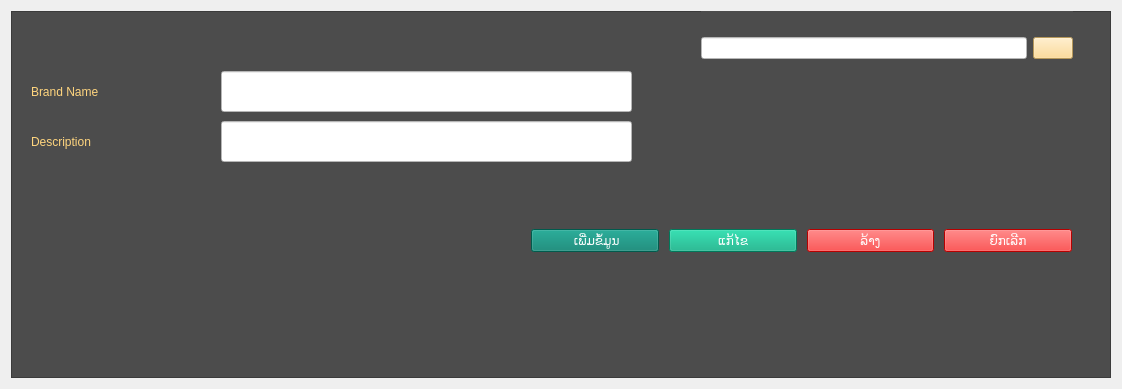
<?xml version="1.0" encoding="UTF-8"?>
<ui version="4.0">
 <class>frm_popup_brand</class>
 <widget class="QWidget" name="frm_popup_brand">
  <property name="geometry">
   <rect>
    <x>0</x>
    <y>0</y>
    <width>1122</width>
    <height>389</height>
   </rect>
  </property>
  <property name="windowTitle">
   <string>Form Brands</string>
  </property>
  <layout class="QGridLayout" name="gridLayout" rowstretch="2">
   <property name="horizontalSpacing">
    <number>7</number>
   </property>
   <property name="verticalSpacing">
    <number>0</number>
   </property>
   <item row="0" column="0">
    <widget class="QFrame" name="frame">
     <property name="styleSheet">
      <string notr="true">color: rgb(255, 213, 126);
background-color: rgb(202, 202, 202);
background-color: rgb(76, 76, 76);</string>
     </property>
     <property name="frameShape">
      <enum>QFrame::StyledPanel</enum>
     </property>
     <property name="frameShadow">
      <enum>QFrame::Raised</enum>
     </property>
     <widget class="QLabel" name="lbl_ID">
      <property name="geometry">
       <rect>
        <x>1150</x>
        <y>50</y>
        <width>61</width>
        <height>31</height>
       </rect>
      </property>
      <property name="styleSheet">
       <string notr="true">color: rgb(68, 80, 105);</string>
      </property>
      <property name="text">
       <string/>
      </property>
     </widget>
     <widget class="QWidget" name="widget" native="true">
      <property name="geometry">
       <rect>
        <x>690</x>
        <y>0</y>
        <width>372</width>
        <height>75</height>
       </rect>
      </property>
      <layout class="QHBoxLayout" name="horizontalLayout">
       <item>
        <widget class="QLineEdit" name="txt_search">
         <property name="styleSheet">
          <string notr="true">background-color: rgb(255, 255, 255);
font: 18pt &quot;Phetsarath OT&quot;;
color: rgb(0, 0, 0);</string>
         </property>
        </widget>
       </item>
       <item>
        <widget class="QPushButton" name="btn_search">
         <property name="styleSheet">
          <string notr="true">background-color: rgb(255, 213, 126);
color: rgb(0, 0, 0);
font: 18pt &quot;Phetsarath OT&quot;;</string>
         </property>
         <property name="text">
          <string/>
         </property>
         <property name="icon">
          <iconset>
           <normaloff>../../../Users/AlexP/PycharmProjects/pythonProject/PythonPOS/icon/search-alt-regular-60.png</normaloff>../../../Users/AlexP/PycharmProjects/pythonProject/PythonPOS/icon/search-alt-regular-60.png</iconset>
         </property>
         <property name="iconSize">
          <size>
           <width>40</width>
           <height>40</height>
          </size>
         </property>
        </widget>
       </item>
      </layout>
     </widget>
     <widget class="QLineEdit" name="txt_remark">
      <property name="geometry">
       <rect>
        <x>210</x>
        <y>110</y>
        <width>411</width>
        <height>41</height>
       </rect>
      </property>
      <property name="font">
       <font>
        <family>Phetsarath OT</family>
        <pointsize>12</pointsize>
        <weight>50</weight>
        <italic>false</italic>
        <bold>false</bold>
        <stylestrategy>PreferAntialias</stylestrategy>
       </font>
      </property>
      <property name="layoutDirection">
       <enum>Qt::RightToLeft</enum>
      </property>
      <property name="styleSheet">
       <string notr="true">background-color: rgb(255, 255, 255);
color: rgb(0, 0, 0);
font: 12pt &quot;Phetsarath OT&quot;;</string>
      </property>
      <property name="text">
       <string/>
      </property>
      <property name="dragEnabled">
       <bool>false</bool>
      </property>
      <property name="placeholderText">
       <string/>
      </property>
      <property name="cursorMoveStyle">
       <enum>Qt::LogicalMoveStyle</enum>
      </property>
     </widget>
     <widget class="QLabel" name="label_18">
      <property name="geometry">
       <rect>
        <x>20</x>
        <y>110</y>
        <width>161</width>
        <height>41</height>
       </rect>
      </property>
      <property name="styleSheet">
       <string notr="true">font: 18pt &quot;Phetsarath OT&quot;;
color: rgb(255, 213, 126);
</string>
      </property>
      <property name="text">
       <string>Description</string>
      </property>
     </widget>
     <widget class="QWidget" name="horizontalLayoutWidget">
      <property name="geometry">
       <rect>
        <x>520</x>
        <y>190</y>
        <width>541</width>
        <height>80</height>
       </rect>
      </property>
      <layout class="QHBoxLayout" name="horizontalLayout_2">
       <property name="spacing">
        <number>10</number>
       </property>
       <item>
        <widget class="QPushButton" name="btn_insert">
         <property name="enabled">
          <bool>true</bool>
         </property>
         <property name="styleSheet">
          <string notr="true">background-color: rgb(0, 127, 108);
color: rgb(255, 255, 255);
font: 18pt &quot;Phetsarath OT&quot;;</string>
         </property>
         <property name="text">
          <string> ເພີ່ມຂໍ້ມູນ</string>
         </property>
         <property name="iconSize">
          <size>
           <width>20</width>
           <height>20</height>
          </size>
         </property>
        </widget>
       </item>
       <item>
        <widget class="QPushButton" name="btn_edit">
         <property name="styleSheet">
          <string notr="true">background-color: rgb(255, 255, 255);
color: rgb(255, 255, 255);
background-color: rgb(0, 170, 127);
font: 18pt &quot;Phetsarath OT&quot;;</string>
         </property>
         <property name="text">
          <string>ແກ້ໄຂ</string>
         </property>
         <property name="iconSize">
          <size>
           <width>25</width>
           <height>25</height>
          </size>
         </property>
        </widget>
       </item>
       <item>
        <widget class="QPushButton" name="btn_clear">
         <property name="styleSheet">
          <string notr="true">background-color: rgb(255, 255, 255);
color: rgb(255, 255, 255);
background-color: rgb(255, 0, 0);
font: 18pt &quot;Phetsarath OT&quot;;</string>
         </property>
         <property name="text">
          <string>ລ້າງ</string>
         </property>
         <property name="iconSize">
          <size>
           <width>25</width>
           <height>25</height>
          </size>
         </property>
        </widget>
       </item>
       <item>
        <widget class="QPushButton" name="btn_cancel">
         <property name="styleSheet">
          <string notr="true">background-color: rgb(255, 255, 255);
color: rgb(255, 255, 255);
background-color: rgb(255, 0, 0);
font: 18pt &quot;Phetsarath OT&quot;;</string>
         </property>
         <property name="text">
          <string>ຍົກເລີກ</string>
         </property>
         <property name="iconSize">
          <size>
           <width>25</width>
           <height>25</height>
          </size>
         </property>
        </widget>
       </item>
      </layout>
     </widget>
     <widget class="QLabel" name="lbl_did_">
      <property name="geometry">
       <rect>
        <x>1110</x>
        <y>100</y>
        <width>81</width>
        <height>41</height>
       </rect>
      </property>
      <property name="styleSheet">
       <string notr="true">color: rgb(1, 114, 127);
color: rgb(255, 0, 0);</string>
      </property>
      <property name="text">
       <string/>
      </property>
     </widget>
     <widget class="QLabel" name="label_22">
      <property name="geometry">
       <rect>
        <x>20</x>
        <y>60</y>
        <width>181</width>
        <height>41</height>
       </rect>
      </property>
      <property name="styleSheet">
       <string notr="true">font: 18pt &quot;Phetsarath OT&quot;;
color: rgb(255, 213, 126);
</string>
      </property>
      <property name="text">
       <string>Brand Name</string>
      </property>
     </widget>
     <widget class="QLineEdit" name="txt_brand_name">
      <property name="geometry">
       <rect>
        <x>210</x>
        <y>60</y>
        <width>411</width>
        <height>41</height>
       </rect>
      </property>
      <property name="font">
       <font>
        <family>Phetsarath OT</family>
        <pointsize>12</pointsize>
        <weight>50</weight>
        <italic>false</italic>
        <bold>false</bold>
        <stylestrategy>PreferAntialias</stylestrategy>
       </font>
      </property>
      <property name="layoutDirection">
       <enum>Qt::RightToLeft</enum>
      </property>
      <property name="styleSheet">
       <string notr="true">background-color: rgb(255, 255, 255);
color: rgb(0, 0, 0);
font: 12pt &quot;Phetsarath OT&quot;;</string>
      </property>
      <property name="text">
       <string/>
      </property>
      <property name="dragEnabled">
       <bool>false</bool>
      </property>
      <property name="placeholderText">
       <string/>
      </property>
      <property name="cursorMoveStyle">
       <enum>Qt::LogicalMoveStyle</enum>
      </property>
     </widget>
    </widget>
   </item>
  </layout>
 </widget>
 <resources/>
 <connections/>
</ui>
